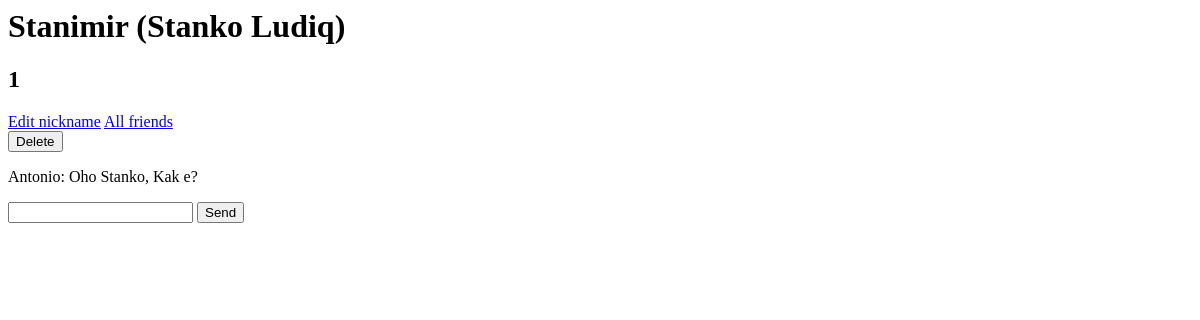
Before: /friends/1 with the older database file.
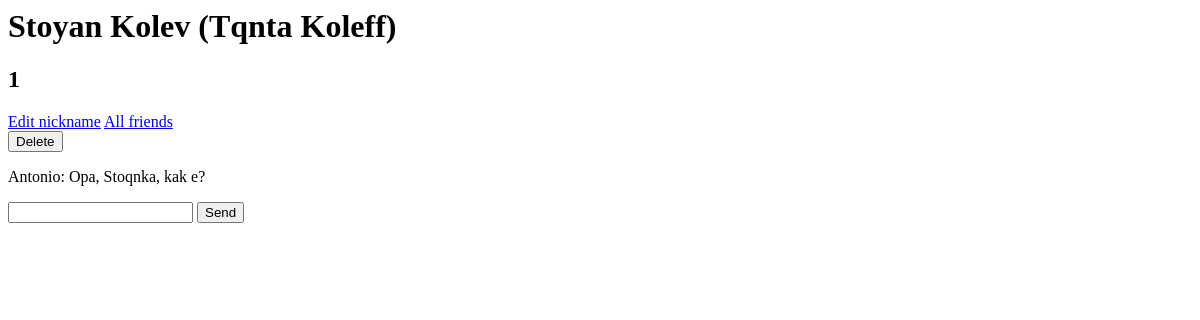
After: the same page with the newer database file.
### tables this page shows
CREATE TABLE friends
    (
        friend_id INTEGER PRIMARY KEY AUTOINCREMENT,
        name  TEXT,
        nickname TEXT
    );

CREATE TABLE Messages
    (
        message_id INTEGER PRIMARY KEY AUTOINCREMENT,
        sender_id INTEGER,
        receiver_id INTEGER,
        sent_by  TEXT,
        content TEXT,
        FOREIGN KEY(receiver_id) REFERENCES friends(friend_id)
    );

### app.py (the view)
@app.route('/friends/<int:friend_id>')
def show_chat(friend_id):
    friend = Friend.find(friend_id)
    return render_template('friend.html', friend=friend, messages=Message.all_with(friend_id))

### database.py (called while the page is built)
    def __enter__(self):
        self.conn = sqlite3.connect(DB_NAME)
        return self.conn.cursor()

    def __exit__(self, type, value, traceback):
        self.conn.commit()

### friend.py (called while the page is built)
    @staticmethod
    def find(friend_id):
        with DB() as db:
            row = db.execute('SELECT * FROM friends WHERE friend_id = ?', (friend_id,)).fetchone()
            if row is None:
                return
            return Friend(*row)

### message.py (called while the page is built)
    @staticmethod
    def all_with(friend_id):
        with DB() as db:
            rows = db.execute('SELECT * FROM Messages WHERE sender_id = ?', (friend_id,)).fetchall()
            return [Message(*row) for row in rows]

### templates/friend.html (shortened to what this page needs)
<h1>{{ friend.name }} ({{friend.nickname}})</h1>
<h2>{{ friend.friend_id }}</h2>
<a href="/friends/{{ friend.friend_id }}/edit">Edit nickname</a>
<a href="/friends">All friends</a>
<form action="/friends/{{friend.friend_id}}/delete" method="post">
  <button type="submit">Delete</button>
</form>
{% for message in messages %}
<p>{{ message.sent_by }}: {{message.content}}</p>
{% endfor %}
<form action=/message/new method="post">
  <input type="text" name="message">
  <button type="submit">Send</button>
</form>

Changed rows visible on the page:
changed friends id 1: name "Stanimir" → "Stoyan Kolev"; nickname "Stanko Ludiq" → "Tqnta Koleff"
changed Messages "Antonio": content "Oho Stanko, Kak e?" → "Opa, Stoqnka, kak e?"
